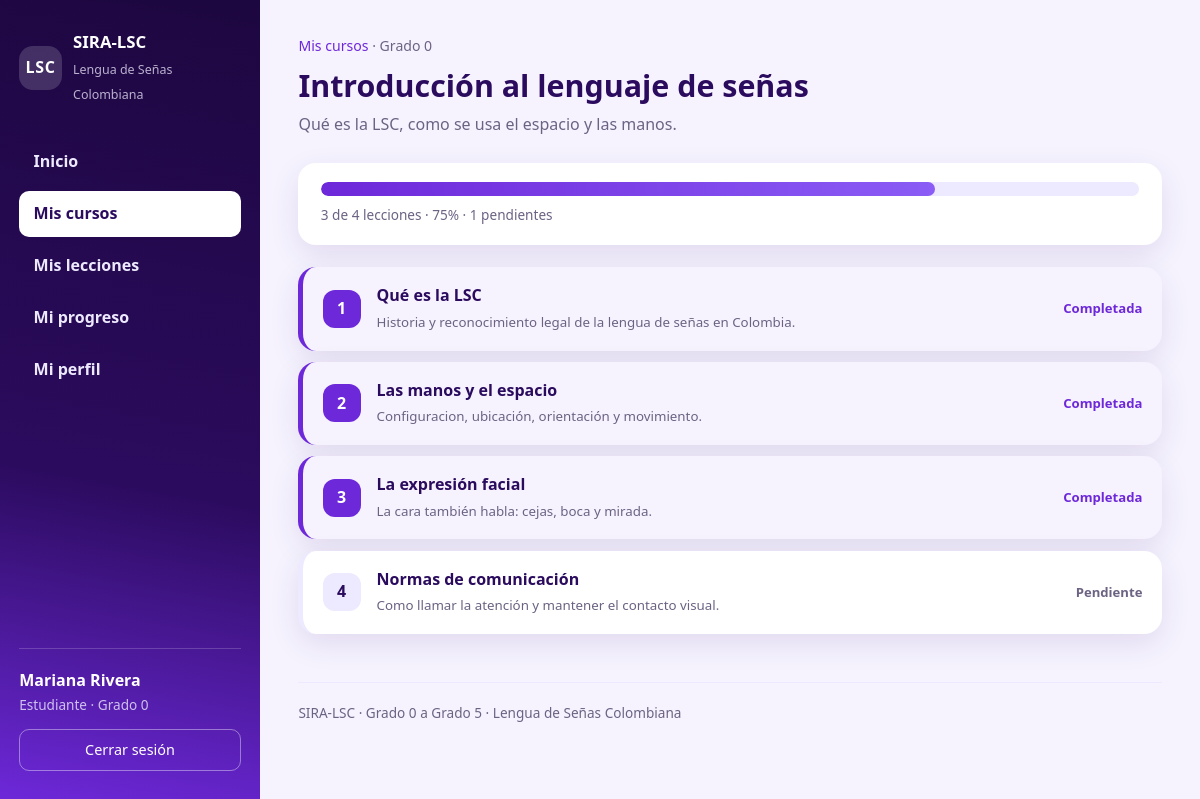
The page /index.php?ruta=estudiante/curso&id=1 (signed in) on the database its author committed.
### tables this page shows
CREATE TABLE usuarios (
    id_usuario     INT AUTO_INCREMENT PRIMARY KEY,
    nombre         VARCHAR(80)  NOT NULL,
    apellido       VARCHAR(80)  NOT NULL,
    correo         VARCHAR(150) NOT NULL UNIQUE,
    usuario        VARCHAR(50)  NOT NULL UNIQUE,
    contrasena     VARCHAR(255) NOT NULL,
    rol            ENUM('estudiante','tutor','administrador') NOT NULL DEFAULT 'estudiante',
    id_grado       INT          NULL,
    activo         TINYINT(1)   NOT NULL DEFAULT 1,
    fecha_registro DATETIME     NOT NULL DEFAULT CURRENT_TIMESTAMP,
    CONSTRAINT fk_usuarios_grado
        FOREIGN KEY (id_grado) REFERENCES grados(id_grado)
        ON DELETE SET NULL ON UPDATE CASCADE
);

CREATE TABLE grados (
    id_grado    INT AUTO_INCREMENT PRIMARY KEY,
    nombre      VARCHAR(50)  NOT NULL,
    descripcion VARCHAR(255) NOT NULL,
    orden       INT          NOT NULL DEFAULT 0
);

CREATE TABLE cursos (
    id_curso    INT AUTO_INCREMENT PRIMARY KEY,
    id_grado    INT          NOT NULL,
    nombre      VARCHAR(120) NOT NULL,
    descripcion VARCHAR(255) NOT NULL,
    icono       VARCHAR(8)   NOT NULL DEFAULT 'LSC',
    orden       INT          NOT NULL DEFAULT 0,
    CONSTRAINT fk_cursos_grado
        FOREIGN KEY (id_grado) REFERENCES grados(id_grado)
        ON DELETE CASCADE ON UPDATE CASCADE
);

CREATE TABLE lecciones (
    id_leccion  INT AUTO_INCREMENT PRIMARY KEY,
    id_curso    INT          NOT NULL,
    titulo      VARCHAR(140) NOT NULL,
    descripcion VARCHAR(255) NOT NULL,
    contenido   TEXT         NOT NULL,
    actividad   TEXT         NULL,
    orden       INT          NOT NULL DEFAULT 0,
    CONSTRAINT fk_lecciones_curso
        FOREIGN KEY (id_curso) REFERENCES cursos(id_curso)
        ON DELETE CASCADE ON UPDATE CASCADE
);

### config/funciones.php (called while the page is built, shortened)
<?php
function e($texto)
{
    return htmlspecialchars((string) $texto, ENT_QUOTES, 'UTF-8');
}
function url($ruta = 'inicio', $parametros = array())
{
    $destino = BASE_URL . 'index.php?ruta=' . urlencode($ruta);
    foreach ($parametros as $clave => $valor) {
        $destino .= '&' . urlencode($clave) . '=' . urlencode($valor);
    }
    return $destino;
}
function vista($archivo, $datos = array())
{
    extract($datos, EXTR_SKIP);
    require RUTA_BASE . '/views/' . $archivo . '.php';
}
function rolActual()
{
    return isset($_SESSION['rol']) ? $_SESSION['rol'] : null;
}
function panelDe($rol)
{
    switch ($rol) {
        default:              return 'estudiante/inicio';
    }
}
function nombreRol($rol)
{
    $nombres = array(
        'estudiante'    => 'Estudiante',
        'tutor'         => 'Tutor',
        'administrador' => 'Administrador',
    );
    return isset($nombres[$rol]) ? $nombres[$rol] : $rol;
}

### controllers/EstudianteController.php (called while the page is built, shortened)
<?php
class EstudianteController
{
    private $modeloUsuario;
    private $modeloCurso;
    private $modeloLeccion;
    private $modeloProgreso;
    private $idUsuario;
    public function __construct()
    {
        $this->modeloUsuario  = new Usuario();
        $this->modeloCurso    = new Curso();
        $this->modeloLeccion  = new Leccion();
        $this->modeloProgreso = new Progreso();
        $this->idUsuario      = (int) $_SESSION['id_usuario'];
    }
    public function curso()
    {
        $idCurso = isset($_GET['id']) ? (int) $_GET['id'] : 0;
        $curso   = $this->modeloCurso->obtenerPorId($idCurso);
        vista('estudiante/curso', array(
            'estudiante' => $this->modeloUsuario->obtenerPorId($this->idUsuario),
            'curso'      => $curso,
            'lecciones'  => $this->modeloLeccion->porCurso($idCurso, $this->idUsuario),
            'resumen'    => $this->modeloProgreso->resumenCurso($this->idUsuario, $idCurso),
        ));
    }
}

### models/Usuario.php (called while the page is built, shortened)
<?php
class Usuario
{
    private $db;
    public function __construct()
    {
        $this->db = Database::conexion();
    }
    public function obtenerPorId($idUsuario)
    {
        $sentencia = $this->db->prepare(
            'SELECT u.id_usuario, u.nombre, u.apellido, u.correo, u.usuario, u.rol,
                    u.id_grado, u.activo, u.fecha_registro,
                    g.nombre AS grado, g.descripcion AS grado_descripcion, g.orden AS grado_orden
             FROM usuarios u
             LEFT JOIN grados g ON g.id_grado = u.id_grado
             WHERE u.id_usuario = ?'
        );
        $sentencia->execute(array((int) $idUsuario));
        $fila = $sentencia->fetch();
        return $fila ? $fila : null;
    }
}

### config/Database.php (called while the page is built, shortened)
<?php
class Database
{
    private static $pdo = null;
    public static function conexion()
    {
        if (self::$pdo === null) {
            $dsn = 'mysql:host=' . DB_HOST . ';dbname=' . DB_NOMBRE . ';charset=utf8mb4';
            try {
                self::$pdo = new PDO($dsn, DB_USUARIO, DB_CLAVE, array(
                    PDO::ATTR_ERRMODE            => PDO::ERRMODE_EXCEPTION,
                    PDO::ATTR_DEFAULT_FETCH_MODE => PDO::FETCH_ASSOC,
                    PDO::ATTR_EMULATE_PREPARES   => false,
                ));
            } catch (PDOException $e) {
                self::mostrarError($e->getMessage());
            }
        }
        return self::$pdo;
    }
}

### models/Curso.php (called while the page is built, shortened)
<?php
class Curso
{
    private $db;
    public function __construct()
    {
        $this->db = Database::conexion();
    }
    public function obtenerPorId($idCurso)
    {
        $sentencia = $this->db->prepare(
            'SELECT c.*, g.nombre AS grado, g.orden AS grado_orden
             FROM cursos c
             INNER JOIN grados g ON g.id_grado = c.id_grado
             WHERE c.id_curso = ?'
        );
        $sentencia->execute(array((int) $idCurso));
        $fila = $sentencia->fetch();
        return $fila ? $fila : null;
    }
}

### models/Leccion.php (called while the page is built, shortened)
<?php
class Leccion
{
    private $db;
    public function __construct()
    {
        $this->db = Database::conexion();
    }
    public function porCurso($idCurso, $idUsuario = null)
    {
        $sentencia = $this->db->prepare(
            'SELECT l.*, IF(p.id_progreso IS NULL, 0, 1) AS completada
             FROM lecciones l
             LEFT JOIN progreso p
                    ON p.id_leccion = l.id_leccion AND p.id_usuario = :id_usuario
             WHERE l.id_curso = :id_curso
             ORDER BY l.orden ASC, l.id_leccion ASC'
        );
        $sentencia->execute(array(
            ':id_usuario' => (int) $idUsuario,
            ':id_curso'   => (int) $idCurso,
        ));
        return $sentencia->fetchAll();
    }
}

### views/estudiante/curso.php (the view, shortened to what this page needs)
<?php
$activo = 'cursos';
require RUTA_BASE . '/views/layouts/header.php';
?>
<p class="miga"><a href="<?php echo url('estudiante/cursos'); ?>">Mis cursos</a> · <?php echo e($curso['grado']); ?></p>
<header class="titular">
    <h1><?php echo e($curso['nombre']); ?></h1>
    <p><?php echo e($curso['descripcion']); ?></p>
</header>
<section class="resumen-curso">
    <div class="barra barra-ancha"><span style="width: <?php echo (int) $resumen['porcentaje']; ?>%;"></span></div>
    <p class="detalle-barra">
        <?php echo (int) $resumen['completadas']; ?> de <?php echo (int) $resumen['total']; ?> lecciones ·
        <?php echo (int) $resumen['porcentaje']; ?>% · <?php echo (int) $resumen['pendientes']; ?> pendientes
    </p>
</section>
<ol class="lista-lecciones">
    <?php foreach ($lecciones as $leccion): ?>
    <li class="<?php echo $leccion['completada'] ? 'hecha' : ''; ?>">
        <a href="<?php echo url('estudiante/leccion', array('id' => $leccion['id_leccion'])); ?>">
            <span class="numero"><?php echo (int) $leccion['orden']; ?></span>
            <span class="texto">
                <strong><?php echo e($leccion['titulo']); ?></strong>
                <small><?php echo e($leccion['descripcion']); ?></small>
            </span>
            <span class="estado"><?php echo $leccion['completada'] ? 'Completada' : 'Pendiente'; ?></span>
        </a>
    </li>
    <?php endforeach; ?>
</ol>
<?php require RUTA_BASE . '/views/layouts/footer.php'; ?>

### views/layouts/header.php (shortened to what this page needs)
<?php
$activo  = isset($activo) ? $activo : '';
$sinMenu = isset($sinMenu) ? $sinMenu : false;
$rol     = rolActual();
$conectado = null;
$prioridad = array('estudiante', 'tutor', 'admin');
foreach ($prioridad as $posible) {
    if (isset($$posible) && is_array($$posible) && isset($$posible['nombre'])) {
        $conectado = $$posible;
        break;
    }
}
$menus = array(
    'estudiante' => array(
        'Inicio'       => array('estudiante/inicio',    'inicio'),
        'Mis cursos'   => array('estudiante/cursos',    'cursos'),
        'Mis lecciones'=> array('estudiante/lecciones', 'lecciones'),
        'Mi progreso'  => array('estudiante/progreso',  'progreso'),
        'Mi perfil'    => array('estudiante/perfil',    'perfil'),
    ),
    'tutor' => array(
        'Inicio'           => array('tutor/inicio',      'inicio'),
        'Mis estudiantes'  => array('tutor/estudiantes', 'estudiantes'),
        'Mi perfil'        => array('tutor/perfil',      'perfil'),
    ),
    'administrador' => array(
        'Tablero'   => array('admin/inicio',    'inicio'),
        'Usuarios'  => array('admin/usuarios',  'usuarios'),
        'Grados'    => array('admin/grados',    'grados'),
        'Lecciones' => array('admin/lecciones', 'lecciones'),
        'Progreso'  => array('admin/progreso',  'progreso'),
        'Reportes'   => array('admin/reportes',  'reportes'),
    ),
);
$menu = isset($menus[$rol]) ? $menus[$rol] : array();
?>
<!DOCTYPE html>
<html lang="es">
<head>
    <link rel="stylesheet" href="<?php echo BASE_URL; ?>css/estilos.css">
</head>
<body class="<?php echo $sinMenu ? 'cuerpo-acceso' : 'cuerpo-panel'; ?>">
<?php if ($sinMenu): ?>
<main class="acceso">
<?php else: ?>
<div class="aplicacion">
    <nav class="menu-lateral">
        <a class="marca" href="<?php echo url(panelDe($rol)); ?>">
            <span class="marca-sigla">LSC</span>
            <span class="marca-texto">
                <strong>SIRA-LSC</strong>
                <small>Lengua de Señas Colombiana</small>
            </span>
        </a>
        <ul class="menu">
            <?php foreach ($menu as $etiqueta => $destino): ?>
                <li>
                    <a href="<?php echo url($destino[0]); ?>"
                       class="<?php echo $activo === $destino[1] ? 'activo' : ''; ?>">
                        <?php echo e($etiqueta); ?>
                    </a>
                </li>
            <?php endforeach; ?>
        </ul>
        <div class="menu-pie">
            <?php if ($conectado): ?>
                <p class="menu-nombre"><?php echo e($conectado['nombre'] . ' ' . $conectado['apellido']); ?></p>
                <p class="menu-grado">
                    <?php
                    echo e(nombreRol($rol));
                    if ($rol === 'estudiante' && !empty($conectado['grado'])) {
                        echo ' · ' . e($conectado['grado']);
                    }
                    ?>
                </p>
            <?php endif; ?>
            <a class="boton-salir" href="<?php echo url('salir'); ?>">Cerrar sesión</a>
        </div>
    </nav>
    <main class="contenido">
<?php endif; ?>

### css/estilos.css (style rules this page uses)
:root { --morado-oscuro: #2b0b5e; --morado-noche: #1d0740; --morado: #6d28d9; --morado-claro: #8b5cf6; --lavanda: #ede9fe; --lavanda-suave: #f6f3ff; --blanco: #ffffff; --tinta: #241a3d; --gris: #6c6383; --exito: #1f7a5a; --error: #b3204a; --radio: 18px; --radio-mini: 10px; --sombra: 0 10px 30px rgba(45, 12, 96, .10); --sombra-alta: 0 18px 44px rgba(45, 12, 96, .20); }
* { box-sizing: border-box; }
html { -webkit-text-size-adjust: 100%; }
body { margin: 0; font-family: "Segoe UI", "Trebuchet MS", system-ui, -apple-system, Arial, sans-serif; color: var(--tinta); line-height: 1.6; background: var(--lavanda-suave); }
h1, h2, h3 { line-height: 1.25; margin: 0 0 .4rem; font-weight: 700; }
h1 { font-size: 1.9rem; }
p { margin: 0 0 .8rem; }
a { color: var(--morado); text-decoration: none; }
.aplicacion { display: flex; min-height: 100vh; }
.menu-lateral { width: 260px; flex-shrink: 0; padding: 1.8rem 1.2rem; background: linear-gradient(190deg, var(--morado-noche) 0%, var(--morado-oscuro) 60%, var(--morado) 100%); color: var(--lavanda); display: flex; flex-direction: column; }
.marca { display: flex; align-items: center; gap: .7rem; margin-bottom: 2rem; color: var(--blanco); }
.marca-sigla { display: grid; place-items: center; width: 44px; height: 44px; border-radius: 14px; background: rgba(255, 255, 255, .16); font-weight: 700; letter-spacing: .04em; }
.marca-texto strong { display: block; font-size: 1.05rem; }
.marca-texto small { color: rgba(237, 233, 254, .75); font-size: .78rem; }
.menu { list-style: none; margin: 0; padding: 0; flex: 1; }
.menu li { margin-bottom: .35rem; }
.menu a { display: block; padding: .65rem .9rem; border-radius: var(--radio-mini); color: var(--lavanda); font-weight: 600; }
.menu a.activo { background: var(--blanco); color: var(--morado-oscuro); }
.menu-pie { margin-top: 1.5rem; padding-top: 1.2rem; border-top: 1px solid rgba(255, 255, 255, .18); }
.menu-nombre { margin: 0; font-weight: 700; color: var(--blanco); }
.menu-grado { margin: 0 0 .8rem; font-size: .85rem; color: rgba(237, 233, 254, .8); }
.boton-salir { display: block; padding: .55rem .9rem; text-align: center; border: 1px solid rgba(255, 255, 255, .4); border-radius: var(--radio-mini); color: var(--blanco); font-size: .9rem; }
.contenido { flex: 1; min-width: 0; padding: 2.2rem 2.4rem 3rem; }
.titular { margin-bottom: 1.6rem; }
.titular h1 { color: var(--morado-oscuro); }
.titular p { color: var(--gris); margin: 0; }
.miga { font-size: .88rem; color: var(--gris); margin-bottom: .6rem; }
.barra { height: 12px; border-radius: 999px; background: var(--lavanda); overflow: hidden; }
.barra span { display: block; height: 100%; border-radius: 999px; background: linear-gradient(90deg, var(--morado) 0%, var(--morado-claro) 100%); }
.barra-ancha { height: 14px; }
.detalle-barra { margin: .5rem 0 0; font-size: .85rem; color: var(--gris); }
.resumen-curso { padding: 1.2rem 1.4rem; margin-bottom: 1.4rem; background: var(--blanco); border-radius: var(--radio); box-shadow: var(--sombra); }
.lista-lecciones { list-style: none; margin: 0; padding: 0; counter-reset: leccion; }
.lista-lecciones li { margin-bottom: .7rem; }
.lista-lecciones a { display: flex; align-items: center; gap: 1rem; padding: 1rem 1.2rem; background: var(--blanco); border-radius: var(--radio); box-shadow: var(--sombra); color: var(--tinta); border-left: 5px solid var(--lavanda); }
.lista-lecciones .hecha a { border-left-color: var(--morado); background: var(--lavanda-suave); }
.lista-lecciones .numero { display: grid; place-items: center; flex-shrink: 0; width: 38px; height: 38px; border-radius: 12px; background: var(--lavanda); color: var(--morado-oscuro); font-weight: 700; }
.lista-lecciones .hecha .numero { background: var(--morado); color: var(--blanco); }
.lista-lecciones .texto { flex: 1; min-width: 0; }
.lista-lecciones .texto strong { display: block; color: var(--morado-oscuro); }
.lista-lecciones .texto small { color: var(--gris); }
.lista-lecciones .estado { flex-shrink: 0; font-size: .82rem; font-weight: 600; color: var(--gris); }
.lista-lecciones .hecha .estado { color: var(--morado); }

### rows shown on the page
usuarios: nombre+apellido "Mariana Rivera", id_grado.nombre "Grado 0"
cursos: id_grado.nombre "Grado 0", nombre "Introducción al lenguaje de señas", descripcion "Qué es la LSC, como se usa el espacio y las manos."
lecciones: orden "1", titulo "Qué es la LSC", descripcion "Historia y reconocimiento legal de la lengua de señas en Colombia.", shows "Completada"
lecciones: orden "2", titulo "Las manos y el espacio", descripcion "Configuracion, ubicación, orientación y movimiento.", shows "Completada"
lecciones: orden "3", titulo "La expresión facial", descripcion "La cara también habla: cejas, boca y mirada.", shows "Completada"
lecciones: orden "4", titulo "Normas de comunicación", descripcion "Como llamar la atención y mantener el contacto visual.", shows "Pendiente"

### other values the page prints
$etiqueta "Inicio"
$etiqueta "Mis cursos"
$etiqueta "Mis lecciones"
$etiqueta "Mi progreso"
$etiqueta "Mi perfil"
nombreRol($rol) "Estudiante"
$resumen['completadas'] "3"
$resumen['total'] "4"
$resumen['porcentaje'] "75"
$resumen['pendientes'] "1"
